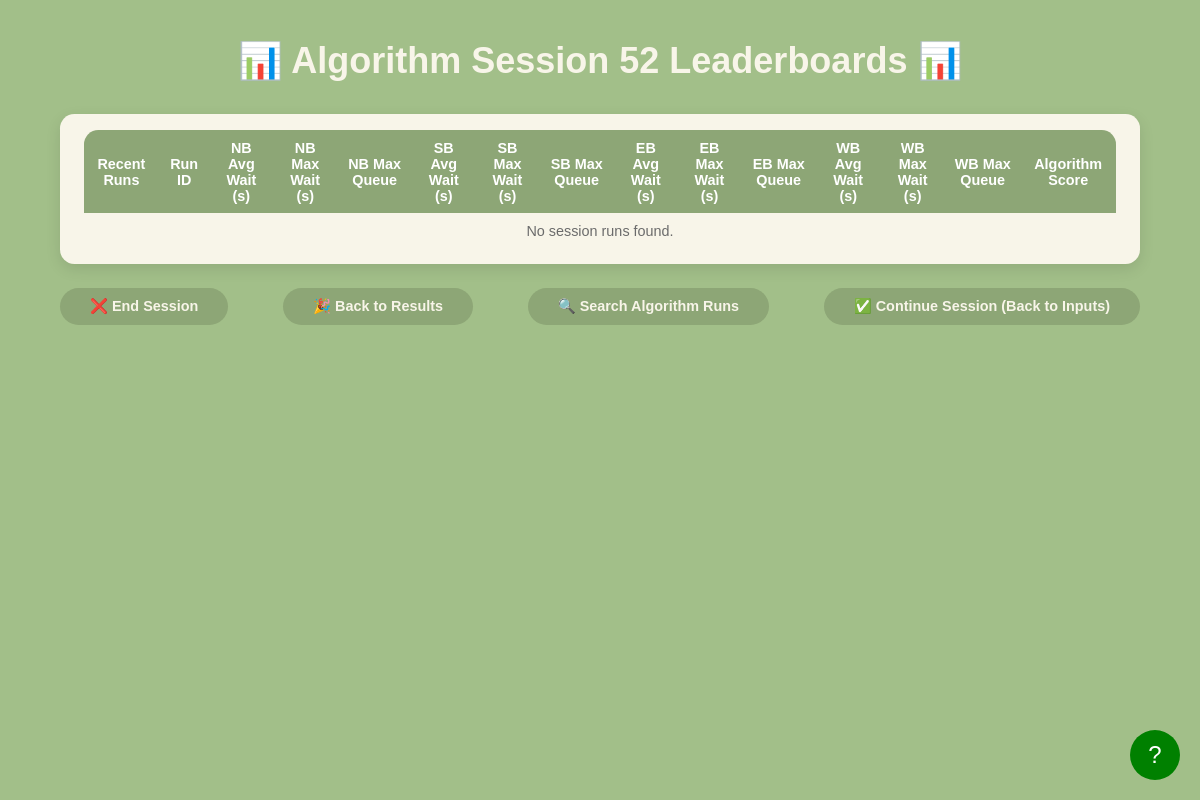
Page /algorithm_session_leaderboard?session_id=52 on the earlier database version.
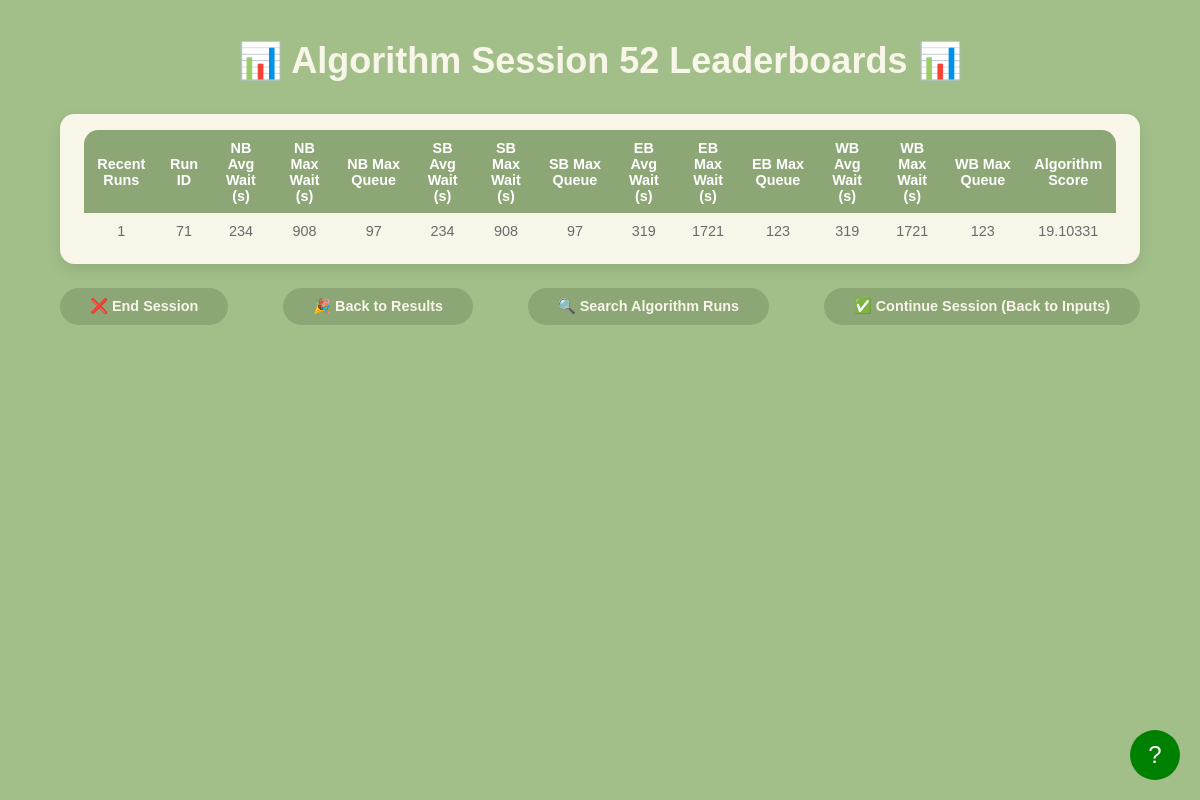
Same page on the later database version.
### models.py (models this page shows, shortened)
class AlgorithmLeaderboardResult(db.Model):
    __tablename__ = 'algorithm_leaderboard_results'
    id = db.Column(db.Integer, primary_key=True, autoincrement=True)
    run_id = db.Column(db.Integer, db.ForeignKey('configurations.run_id'), nullable=False)
    session_id = db.Column(db.Integer, db.ForeignKey('sessions.id'), nullable=False)
    avg_wait_time_north = db.Column(db.Float, nullable=False)
    max_wait_time_north = db.Column(db.Float, nullable=False)
    max_queue_length_north = db.Column(db.Integer, nullable=False)
    avg_wait_time_south = db.Column(db.Float, nullable=False)
    max_wait_time_south = db.Column(db.Float, nullable=False)
    max_queue_length_south = db.Column(db.Integer, nullable=False)
    avg_wait_time_east = db.Column(db.Float, nullable=False)
    max_wait_time_east = db.Column(db.Float, nullable=False)
    max_queue_length_east = db.Column(db.Integer, nullable=False)
    avg_wait_time_west = db.Column(db.Float, nullable=False)
    max_wait_time_west = db.Column(db.Float, nullable=False)
    max_queue_length_west = db.Column(db.Integer, nullable=False)

### app.py (the view)
@app.route('/algorithm_session_leaderboard')
def algorithm_session_leaderboard_page():
    session_id = request.args.get('session_id', type=int)
    if not session_id:
        active_session = Session.query.filter_by(active=True).order_by(Session.id.desc()).first()
        session_id = active_session.id if active_session else None
    print(session_id)
    raw_runs = get_recent_algorithm_runs(session_id) if session_id else []
    processed_runs = []
    for run in raw_runs:
        score = compute_score_4directions(
            run.run_id,
            run.session_id,
            run.avg_wait_time_north, run.max_wait_time_north, run.max_queue_length_north,
            run.avg_wait_time_south, run.max_wait_time_south, run.max_queue_length_south,
            run.avg_wait_time_east, run.max_wait_time_east, run.max_queue_length_east,
            run.avg_wait_time_west, run.max_wait_time_west, run.max_queue_length_west
        )
        processed_runs.append({
            "run_id": run.run_id,
            "nb_avg_wait": run.avg_wait_time_north,
            "nb_max_wait": run.max_wait_time_north,
            "nb_max_queue": run.max_queue_length_north,
            "sb_avg_wait": run.avg_wait_time_south,
            "sb_max_wait": run.max_wait_time_south,
            "sb_max_queue": run.max_queue_length_south,
            "eb_avg_wait": run.avg_wait_time_east,
            "eb_max_wait": run.max_wait_time_east,
            "eb_max_queue": run.max_queue_length_east,
            "wb_avg_wait": run.avg_wait_time_west,
            "wb_max_wait": run.max_wait_time_west,
            "wb_max_queue": run.max_queue_length_west,
            "score": score
        })
    return render_template('algorithm_session_leaderboard.html', runs=processed_runs, session_id=session_id)

### app.py (called while the page is built)
def get_recent_algorithm_runs(session_id):
    return AlgorithmLeaderboardResult.query \
        .filter_by(session_id=session_id) \
        .order_by(AlgorithmLeaderboardResult.id.desc()) \
        .limit(10) \
        .all()

### templates/algorithm_session_leaderboard.html (shortened to what this page needs)
<!DOCTYPE html>
<html lang="en">
<head>
    <link rel="stylesheet" href="{{ url_for('static', filename='css/algorithm_session_leaderboard.css') }}">
</head>
<body>
    <div class="header">
        <h1>📊 Algorithm Session {{ session_id }} Leaderboards 📊</h1>
    </div>
    <div class="leaderboard-container">
        <table>
            <thead>
                <tr>
                    <th>Recent Runs</th>
                    <th>Run ID</th>
                    <th>NB Avg Wait (s)</th>
                    <th>NB Max Wait (s)</th>
                    <th>NB Max Queue</th>
                    <th>SB Avg Wait (s)</th>
                    <th>SB Max Wait (s)</th>
                    <th>SB Max Queue</th>
                    <th>EB Avg Wait (s)</th>
                    <th>EB Max Wait (s)</th>
                    <th>EB Max Queue</th>
                    <th>WB Avg Wait (s)</th>
                    <th>WB Max Wait (s)</th>
                    <th>WB Max Queue</th>
                    <th>Algorithm Score</th>
                </tr>
            </thead>
            <tbody>
                {% if runs and runs|length > 0 %}
                    {% for run in runs %}
                    <tr onclick="handleRowClick(this)">
                        <td>{{ loop.index }}</td>
                        <td>{{ run.run_id }}</td>
                        <td>{{ run.nb_avg_wait|round|int }}</td>
                        <td>{{ run.nb_max_wait|round|int }}</td>
                        <td>{{ run.nb_max_queue|round|int }}</td>
                        <td>{{ run.sb_avg_wait|round|int }}</td>
                        <td>{{ run.sb_max_wait|round|int }}</td>
                        <td>{{ run.sb_max_queue|round|int }}</td>
                        <td>{{ run.eb_avg_wait|round|int }}</td>
                        <td>{{ run.eb_max_wait|round|int }}</td>
                        <td>{{ run.eb_max_queue|round|int }}</td>
                        <td>{{ run.wb_avg_wait|round|int }}</td>
                        <td>{{ run.wb_max_wait|round|int }}</td>
                        <td>{{ run.wb_max_queue|round|int }}</td>
                        <td>{{ run.score|round(5) }}</td>
                    </tr>
                    {% endfor %}
                {% else %}
                    <tr>
                        <td colspan="15">No session runs found.</td>
                    </tr>
                {% endif %}
            </tbody>
        </table>
    </div>
    <div class="nav-container">
        <a class="nav-button" id="endBtn" href="/index">❌ End Session</a>
        <a class="res-button" id="results" href="/back_to_results">🎉 Back to Results</a>
        <a class="res-button" id="searchRunsBtn" href="/search_Algorithm_Runs">🔍 Search Algorithm Runs</a>
        <a class="nav-button" id="backBtn" href="/parameters">✅ Continue Session (Back to Inputs)</a>
    </div>
    <div id="tutorial-button">?</div>
</body>
</html>

Differences in the rows shown:
added AlgorithmLeaderboardResult: run_id "71", nb_avg_wait "234", nb_max_wait "908", nb_max_queue "97", sb_avg_wait "234", sb_max_wait "908", sb_max_queue "97", eb_avg_wait "319", eb_max_wait "1721", eb_max_queue "123", wb_avg_wait "319", wb_max_wait "1721", wb_max_queue "123", score "19.10331"
Other differences:
text no longer shown: "No session runs found."
